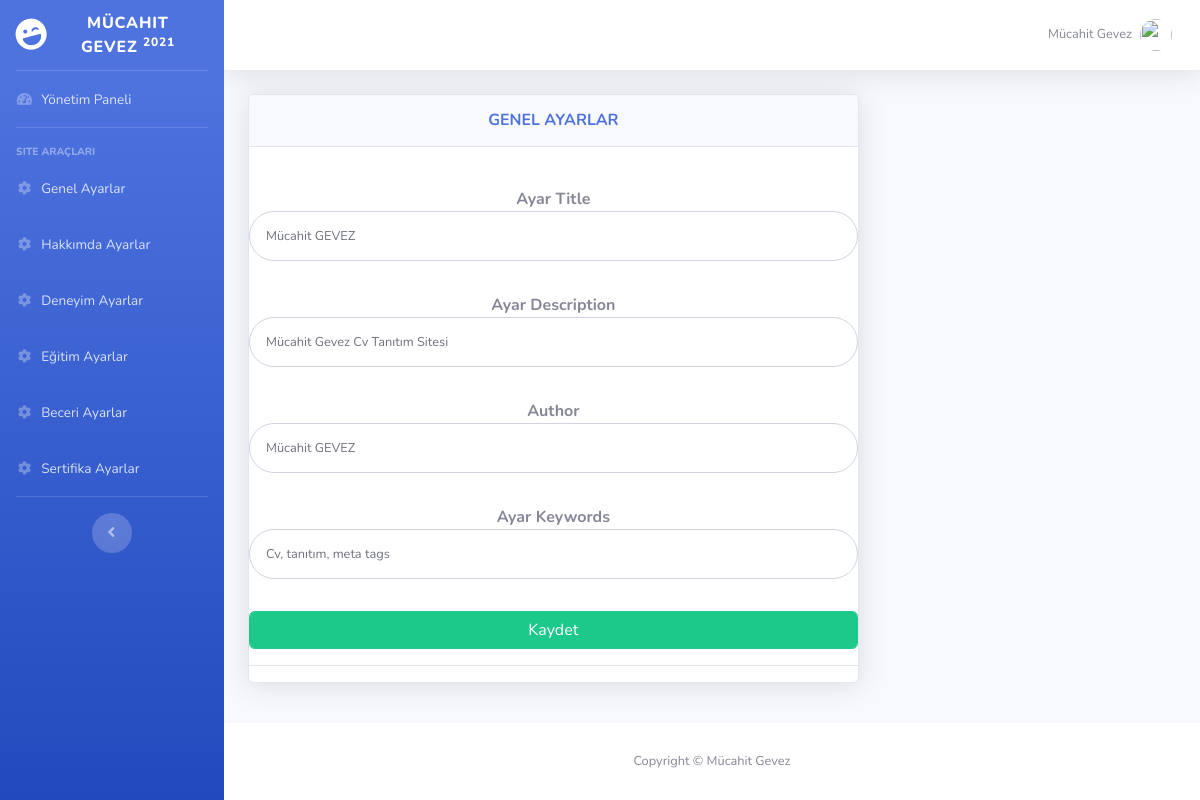
Screenshot of /Yonetim/genel-ayarlar.php with the database file from the repository.
### tables this page shows
CREATE TABLE `ayarlar` (
  `ayar_id` int(11) NOT NULL,
  `ayar_title` varchar(250) NOT NULL,
  `ayar_desc` text NOT NULL,
  `ayar_keywords` varchar(250) NOT NULL,
  `ayar_author` varchar(50) NOT NULL
);

### Yonetim/genel-ayarlar.php (the view, shortened to what this page needs)
   <?php require_once 'topbar.php'; ?>
   <div class="container-fluid">
     <div class="row">
       <div class="col-xl-8 col-lg-12">
         <div class="card shadow mb-4">
           <div class="card-header py-3">
             <h6 class="m-0 font-weight-bold text-primary text-center">GENEL AYARLAR</h6>
           </div>
           <div class="card-body">
             </div>
             <form  action="../ayarlar/islem.php" method="POST" class="user">
             <b><center>Ayar Title</center></b>
           <div class="form-group">
             <input type="text" class="form-control form-control-user" name="ayar_title" value="<?php echo $ayarcek["ayar_title"]; ?>" id="exampleInputEmail" placeholder="">
           </div>
           <b><center>Ayar Description</center></b>
           <div class="form-group">
             <input type="text" class="form-control form-control-user" name="ayar_desc" value="<?php echo $ayarcek["ayar_desc"]; ?>" id="exampleInputEmail" placeholder="">
           </div>
           <b><center>Author</center></b>
           <div class="form-group">
             <input type="text" class="form-control form-control-user" name="ayar_author" value="<?php echo $ayarcek["ayar_author"]; ?>" id="exampleInputEmail" placeholder="">
           </div>
           <b><center>Ayar Keywords</center></b>
           <div class="form-group">
             <input type="text" class="form-control form-control-user" name="ayar_keywords" value="<?php echo $ayarcek["ayar_keywords"]; ?>" id="exampleInputEmail" placeholder="">
           </div>
            <div class="form-group">
             <input type="submit" value="Kaydet" name="ayarkaydet" class="form-control btn btn-success" id="exampleInputEmail" placeholder="Edit">
           </div>
           <hr>
         </form>
           </div>
         </div>
     </div>
   </div>
 </div>
<?php require_once 'footer.php'; ?>

### rows the page displays
ayarlar: ayar_title "Mücahit GEVEZ", ayar_desc "Mücahit Gevez Cv Tanıtım Sitesi", ayar_author "Mücahit GEVEZ", ayar_keywords "Cv, tanıtım, meta tags"
